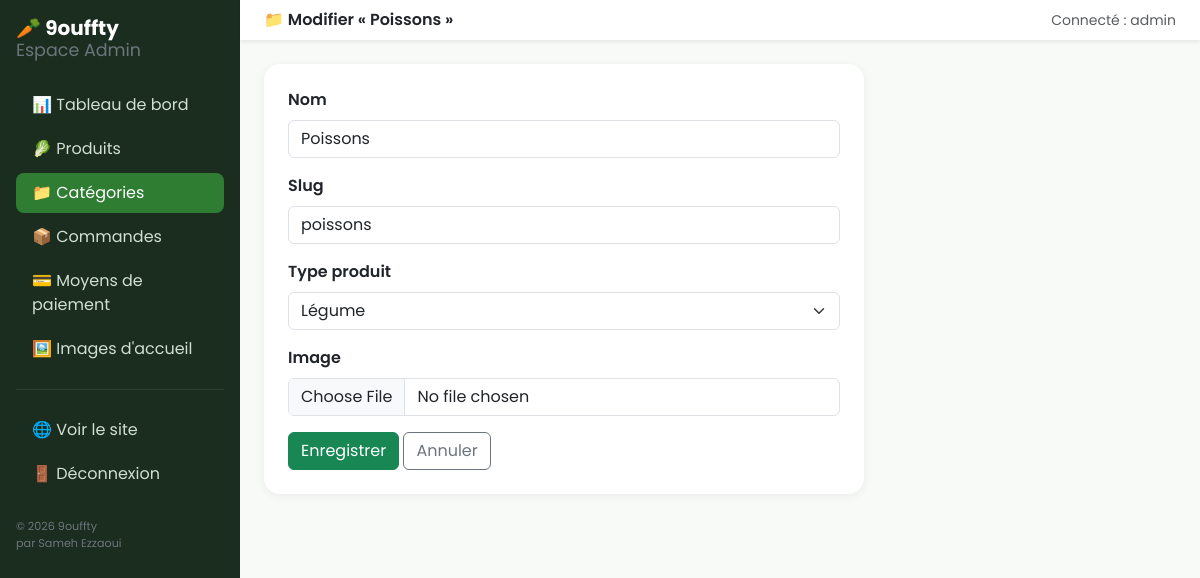
/gestion/categories/3/modifier/ (signed in), run on an earlier commit of the app's database.
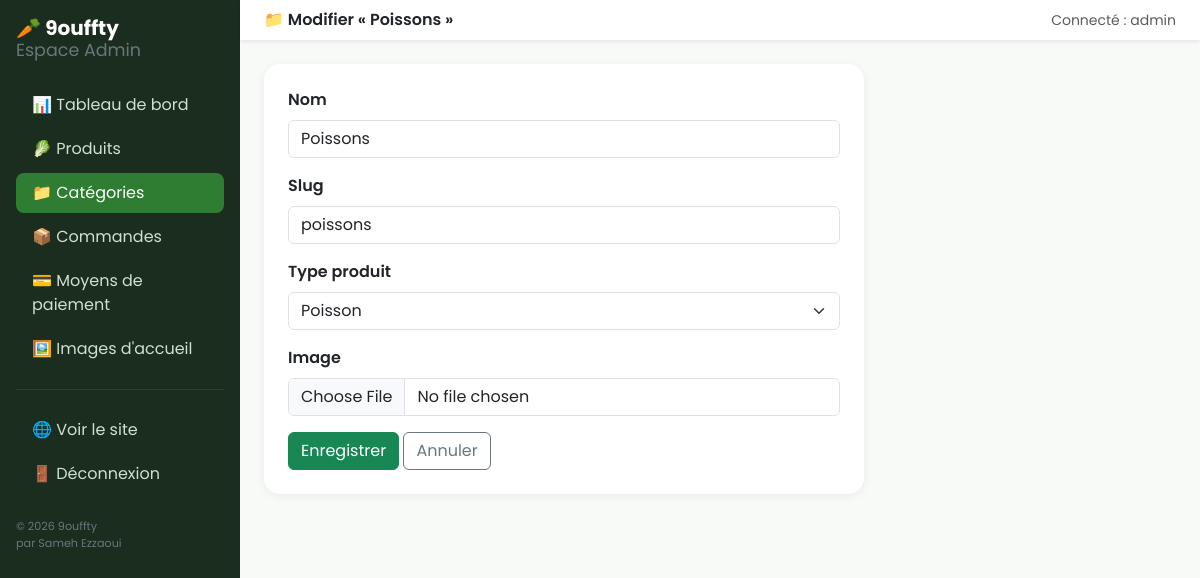
And on a later commit of the database.
### boutique/models.py (models this page shows, shortened)
class Categorie(models.Model):
    TYPE_CHOICES = [
        ('legume', 'Légume'),
        ('fruit', 'Fruit'),
        ('poisson', 'Poisson'),
        ('viande', 'Viande'),
        ('produit_laitier', 'Produit laitier'),
        ('epicerie', 'Épicerie'),
        ('autre', 'Autre'),
    ]
    nom = models.CharField(max_length=100, unique=True)
    slug = models.SlugField(max_length=110, unique=True)
    type_produit = models.CharField(max_length=20, choices=TYPE_CHOICES, default='legume')
    image = models.ImageField(upload_to='categories/', blank=True, null=True)
    class Meta:
        verbose_name = "Catégorie"
        verbose_name_plural = "Catégories"
        ordering = ['nom']

### dashboard/views.py (the view)
# urls.py: path('categories/<int:pk>/modifier/', views.categorie_modifier, name='categorie_modifier'),
@login_required(login_url='dashboard:login')
@user_passes_test(est_staff, login_url='dashboard:login')
def categorie_modifier(request, pk):
    categorie = get_object_or_404(Categorie, pk=pk)
    if request.method == 'POST':
        form = CategorieForm(request.POST, request.FILES, instance=categorie)
        if form.is_valid():
            form.save()
            messages.success(request, "Catégorie mise à jour.")
            return redirect('dashboard:categories_liste')
    else:
        form = CategorieForm(instance=categorie)
    return render(request, 'dashboard/categorie_form.html', {'form': form, 'titre': f'Modifier « {categorie.nom} »'})

### boutique/forms.py
class CategorieForm(forms.ModelForm):
    class Meta:
        model = Categorie
        fields = ['nom', 'slug', 'type_produit', 'image']
        widgets = {
            'nom': forms.TextInput(attrs={'class': 'form-control'}),
            'slug': forms.TextInput(attrs={'class': 'form-control', 'placeholder': 'genere-automatiquement-si-vide'}),
            'type_produit': forms.Select(attrs={'class': 'form-select'}),
            'image': forms.ClearableFileInput(attrs={'class': 'form-control'}),
        }
    def __init__(self, *args, **kwargs):
        super().__init__(*args, **kwargs)
        self.fields['slug'].required = False

### boutique/context_processors.py (called while the page is built)
def types_categories(request):
    types_utilises = (
        Categorie.objects.values_list('type_produit', flat=True).distinct()
    )
    choices_dict = dict(Categorie.TYPE_CHOICES)
    types_disponibles = [
        (code, choices_dict.get(code, code)) for code in types_utilises
    ]
    types_disponibles.sort(key=lambda t: t[1])
    return {'types_produits_nav': types_disponibles}

def moyens_paiement_global(request):
    return {'moyens_paiement_global': MoyenPaiement.objects.filter(actif=True)}

### templates/dashboard/categorie_form.html (shortened to what this page needs)
{% extends 'dashboard/base_dashboard.html' %}
{% block header %}📁 {{ titre }}{% endblock %}
{% block dashboard_content %}
<div class="card stat-card p-4" style="max-width:600px;">
  <form method="post" enctype="multipart/form-data">
    {% for field in form %}
    <div class="mb-3">
      <label class="form-label fw-semibold">{{ field.label }}</label>
      {{ field }}
    </div>
    {% endfor %}
    <button type="submit" class="btn btn-success">Enregistrer</button>
    <a href="{% url 'dashboard:categories_liste' %}" class="btn btn-outline-secondary">Annuler</a>
  </form>
</div>
{% endblock %}

What changed in the data, as far as the page shows it:
changed Categorie "Poissons": type_produit "Légume" → "Poisson"
